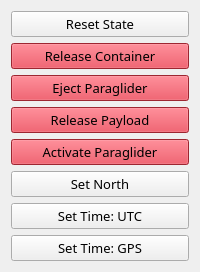
         <widget class="QWidget" name="telemetry_container_5" native="true">
          <layout class="QGridLayout" name="gridLayout_13">
           <item row="2" column="0">
            <widget class="QPushButton" name="eject_paraglider_button">
             <property name="sizePolicy">
              <sizepolicy hsizetype="Minimum" vsizetype="Minimum">
               <horstretch>0</horstretch>
               <verstretch>0</verstretch>
              </sizepolicy>
             </property>
             <property name="font">
              <font>
               <family>Sans Serif Collection</family>
               <pointsize>10</pointsize>
              </font>
             </property>
             <property name="styleSheet">
              <string notr="true">QPushButton{background-color: rgba(220, 53, 69, 1);} QPushButton:hover{background-color: rgba(200, 45, 59, 1);}</string>
             </property>
             <property name="text">
              <string>Eject Paraglider</string>
             </property>
            </widget>
           </item>
           <item row="3" column="0">
            <widget class="QPushButton" name="release_payload_button">
             <property name="sizePolicy">
              <sizepolicy hsizetype="Minimum" vsizetype="Minimum">
               <horstretch>0</horstretch>
               <verstretch>0</verstretch>
              </sizepolicy>
             </property>
             <property name="font">
              <font>
               <family>Sans Serif Collection</family>
               <pointsize>10</pointsize>
               <weight>50</weight>
               <bold>false</bold>
              </font>
             </property>
             <property name="styleSheet">
              <string notr="true">QPushButton{background-color: rgba(220, 53, 69, 1);} QPushButton:hover{background-color: rgba(200, 45, 59, 1);}</string>
             </property>
             <property name="text">
              <string>Release Payload</string>
             </property>
            </widget>
           </item>
           <item row="0" column="0">
            <widget class="QPushButton" name="reset_state_button">
             <property name="sizePolicy">
              <sizepolicy hsizetype="Minimum" vsizetype="Minimum">
               <horstretch>0</horstretch>
               <verstretch>0</verstretch>
              </sizepolicy>
             </property>
             <property name="font">
              <font>
               <family>Sans Serif Collection</family>
               <pointsize>10</pointsize>
              </font>
             </property>
             <property name="text">
              <string>Reset State</string>
             </property>
            </widget>
           </item>
           <item row="7" column="0">
            <widget class="QPushButton" name="set_time_gps_button">
             <property name="sizePolicy">
              <sizepolicy hsizetype="Minimum" vsizetype="Minimum">
               <horstretch>0</horstretch>
               <verstretch>0</verstretch>
              </sizepolicy>
             </property>
             <property name="font">
              <font>
               <family>Sans Serif Collection</family>
               <pointsize>10</pointsize>
               <weight>50</weight>
               <bold>false</bold>
              </font>
             </property>
             <property name="styleSheet">
              <string notr="true"/>
             </property>
             <property name="text">
              <string>Set Time: GPS</string>
             </property>
            </widget>
           </item>
           <item row="6" column="0">
            <widget class="QPushButton" name="set_time_utc_button">
             <property name="sizePolicy">
              <sizepolicy hsizetype="Minimum" vsizetype="Minimum">
               <horstretch>0</horstretch>
               <verstretch>0</verstretch>
              </sizepolicy>
             </property>
             <property name="font">
              <font>
               <family>Sans Serif Collection</family>
               <pointsize>10</pointsize>
              </font>
             </property>
             <property name="text">
              <string>Set Time: UTC</string>
             </property>
            </widget>
           </item>
           <item row="4" column="0">
            <widget class="QPushButton" name="activate_paraglider_button">
             <property name="sizePolicy">
              <sizepolicy hsizetype="Minimum" vsizetype="Minimum">
               <horstretch>0</horstretch>
               <verstretch>0</verstretch>
              </sizepolicy>
             </property>
             <property name="font">
              <font>
               <family>Sans Serif Collection</family>
               <pointsize>10</pointsize>
              </font>
             </property>
             <property name="styleSheet">
              <string notr="true">QPushButton{background-color: rgba(220, 53, 69, 1);} QPushButton:hover{background-color: rgba(200, 45, 59, 1);}</string>
             </property>
             <property name="text">
              <string>Activate Paraglider</string>
             </property>
            </widget>
           </item>
           <item row="1" column="0">
            <widget class="QPushButton" name="release_container_button">
             <property name="sizePolicy">
              <sizepolicy hsizetype="Minimum" vsizetype="Minimum">
               <horstretch>0</horstretch>
               <verstretch>0</verstretch>
              </sizepolicy>
             </property>
             <property name="font">
              <font>
               <family>Sans Serif Collection</family>
               <pointsize>10</pointsize>
              </font>
             </property>
             <property name="styleSheet">
              <string notr="true">QPushButton{background-color: rgba(220, 53, 69, 1);} QPushButton:hover{background-color: rgba(200, 45, 59, 1);}</string>
             </property>
             <property name="text">
              <string>Release Container</string>
             </property>
            </widget>
           </item>
           <item row="5" column="0">
            <widget class="QPushButton" name="set_north_button">
             <property name="sizePolicy">
              <sizepolicy hsizetype="Minimum" vsizetype="Minimum">
               <horstretch>0</horstretch>
               <verstretch>0</verstretch>
              </sizepolicy>
             </property>
             <property name="font">
              <font>
               <family>Sans Serif Collection</family>
               <pointsize>10</pointsize>
              </font>
             </property>
             <property name="text">
              <string>Set North</string>
             </property>
            </widget>
           </item>
          </layout>
         </widget>
